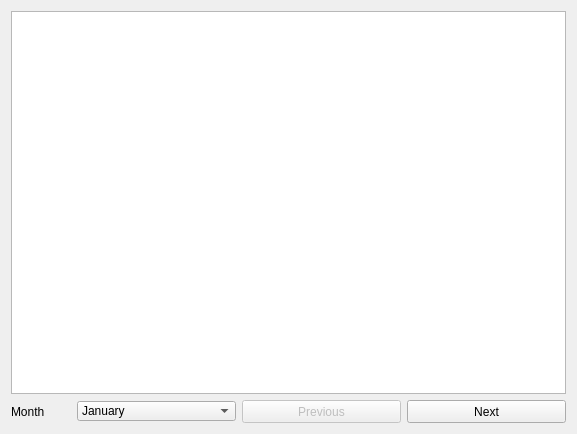
<?xml version="1.0" encoding="UTF-8"?>
<ui version="4.0">
 <class>PreviewWindow</class>
 <widget class="QDialog" name="PreviewWindow">
  <property name="geometry">
   <rect>
    <x>0</x>
    <y>0</y>
    <width>577</width>
    <height>434</height>
   </rect>
  </property>
  <property name="windowTitle">
   <string>PreviewWindow</string>
  </property>
  <layout class="QVBoxLayout" name="verticalLayout">
   <item>
    <widget class="QGraphicsView" name="previewArea">
     <property name="dragMode">
      <enum>QGraphicsView::ScrollHandDrag</enum>
     </property>
    </widget>
   </item>
   <item>
    <layout class="QHBoxLayout" name="horizontalLayout">
     <property name="spacing">
      <number>6</number>
     </property>
     <item>
      <widget class="QLabel" name="label">
       <property name="sizePolicy">
        <sizepolicy hsizetype="Preferred" vsizetype="Ignored">
         <horstretch>0</horstretch>
         <verstretch>0</verstretch>
        </sizepolicy>
       </property>
       <property name="minimumSize">
        <size>
         <width>60</width>
         <height>23</height>
        </size>
       </property>
       <property name="maximumSize">
        <size>
         <width>60</width>
         <height>23</height>
        </size>
       </property>
       <property name="text">
        <string>Month</string>
       </property>
      </widget>
     </item>
     <item>
      <widget class="QComboBox" name="monthToPreview">
       <property name="sizePolicy">
        <sizepolicy hsizetype="Preferred" vsizetype="Ignored">
         <horstretch>0</horstretch>
         <verstretch>0</verstretch>
        </sizepolicy>
       </property>
       <property name="minimumSize">
        <size>
         <width>152</width>
         <height>20</height>
        </size>
       </property>
       <property name="maximumSize">
        <size>
         <width>16777215</width>
         <height>20</height>
        </size>
       </property>
       <item>
        <property name="text">
         <string>January</string>
        </property>
       </item>
       <item>
        <property name="text">
         <string>Febuary</string>
        </property>
       </item>
       <item>
        <property name="text">
         <string>March</string>
        </property>
       </item>
       <item>
        <property name="text">
         <string>Apirl</string>
        </property>
       </item>
       <item>
        <property name="text">
         <string>May</string>
        </property>
       </item>
       <item>
        <property name="text">
         <string>June</string>
        </property>
       </item>
       <item>
        <property name="text">
         <string>July</string>
        </property>
       </item>
       <item>
        <property name="text">
         <string>August</string>
        </property>
       </item>
       <item>
        <property name="text">
         <string>September</string>
        </property>
       </item>
       <item>
        <property name="text">
         <string>October</string>
        </property>
       </item>
       <item>
        <property name="text">
         <string>November</string>
        </property>
       </item>
       <item>
        <property name="text">
         <string>December</string>
        </property>
       </item>
      </widget>
     </item>
     <item>
      <widget class="QPushButton" name="monthPrevios">
       <property name="enabled">
        <bool>false</bool>
       </property>
       <property name="sizePolicy">
        <sizepolicy hsizetype="Minimum" vsizetype="Ignored">
         <horstretch>0</horstretch>
         <verstretch>0</verstretch>
        </sizepolicy>
       </property>
       <property name="minimumSize">
        <size>
         <width>0</width>
         <height>23</height>
        </size>
       </property>
       <property name="maximumSize">
        <size>
         <width>16777215</width>
         <height>23</height>
        </size>
       </property>
       <property name="text">
        <string>Previous</string>
       </property>
      </widget>
     </item>
     <item>
      <widget class="QPushButton" name="monthNext">
       <property name="sizePolicy">
        <sizepolicy hsizetype="Minimum" vsizetype="Ignored">
         <horstretch>0</horstretch>
         <verstretch>0</verstretch>
        </sizepolicy>
       </property>
       <property name="minimumSize">
        <size>
         <width>0</width>
         <height>23</height>
        </size>
       </property>
       <property name="maximumSize">
        <size>
         <width>16777215</width>
         <height>23</height>
        </size>
       </property>
       <property name="text">
        <string>Next</string>
       </property>
      </widget>
     </item>
    </layout>
   </item>
  </layout>
 </widget>
 <layoutdefault spacing="6" margin="11"/>
 <resources/>
 <connections/>
</ui>
